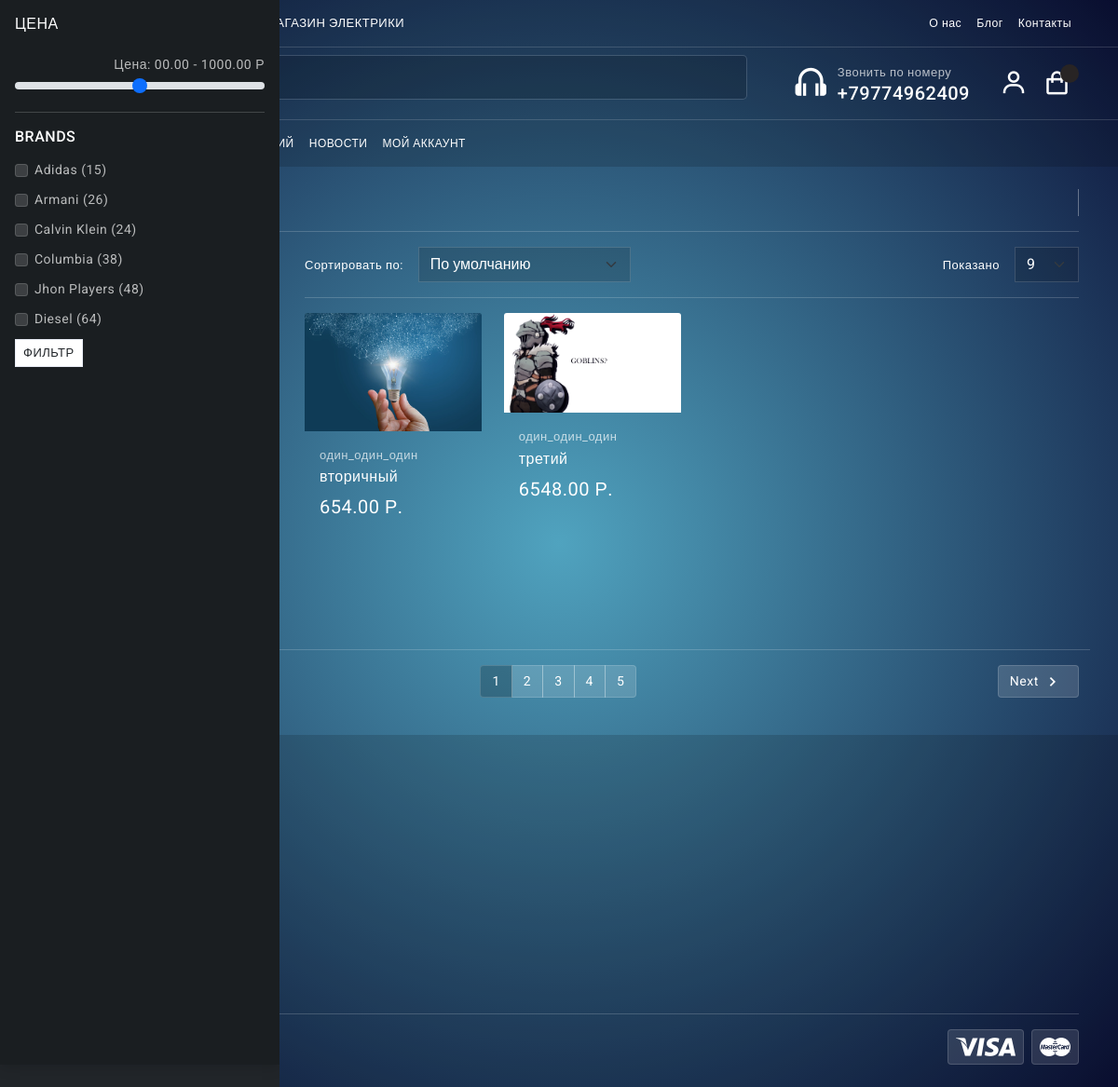
The page /search/?q= on the database its author committed.
### mainapp/models.py (models this page shows, shortened)
class Product(models.Model):
	category = models.ForeignKey(Category, verbose_name='Категория', on_delete=models.CASCADE)
	title = models.CharField(max_length=255, verbose_name="наименование")
	identifications = models.PositiveIntegerField(default=1, verbose_name='индификатор', blank=True)
	slug = models.SlugField(unique=True)
	image = models.ImageField(verbose_name='Изображение')
	description = models.TextField(verbose_name='описание', null=True)
	price = models.DecimalField(max_digits=9, decimal_places=2, verbose_name='Цена')
	count_view = models.PositiveIntegerField(default=0, verbose_name='Количество')
	characteristiks = models.TextField(verbose_name='описание', null=True)
	date_created = models.DateTimeField(auto_now_add = True)
	property1 = models.CharField(max_length=255, verbose_name="свойство_№1", blank=True)
	property2 = models.CharField(max_length=255, verbose_name="свойство_№2", blank=True)
	property3 = models.CharField(max_length=255, verbose_name="свойство_№3", blank=True)
	property4 = models.CharField(max_length=255, verbose_name="свойство_№4", blank=True)
	property5 = models.CharField(max_length=255, verbose_name="свойство_№5", blank=True)
	property6 = models.CharField(max_length=255, verbose_name="свойство_№6", blank=True)
	property7 = models.CharField(max_length=255, verbose_name="свойство_№7", blank=True)
	property8 = models.CharField(max_length=255, verbose_name="свойство_№8", blank=True)
	property9 = models.CharField(max_length=255, verbose_name="свойство_№9", blank=True)
	property10 = models.CharField(max_length=255, verbose_name="свойство_№10", blank=True)
	def get_absolute_url(self):
		return reverse('mainapp:product_detail', args=[self.id, self.slug])
	class Meta:
		verbose_name = 'Продукт'
		verbose_name_plural = 'Продукты'

class Category(MPTTModel):
	name = models.CharField(max_length=255, verbose_name="имя категории")
	slug = models.SlugField(unique=True)
	parent = TreeForeignKey('self', on_delete=models.CASCADE, null=True, blank=True, related_name='children')
	class MPTTMeta:
		order_insertion_by = ['name']
	def __str__(self):
		return self.name
	class Meta:
		verbose_name = 'Категорию'
		verbose_name_plural = 'категории'

### mainapp/views.py (the view)
# urls.py: path('search/', SearchView.as_view(), name='search'),
class SearchView(View):
    model = Product
    def get(self, request, *args, **kwargs):
        query = self.request.GET.get('q')
        products = Product.objects.filter(Q(title__icontains=query) | Q(category__name__icontains=query))
        categories = Category.objects.all()
        context = {
            'categories': categories,
            'products' : products
        }
        return render(request, 'mainapp/search.html', context)

### mainapp/templates/mainapp/search.html (shortened to what this page needs)
{% extends 'mainapp/index.html' %}
{% block content %}
<section class="py-4">
					<div class="container">
						<h3 class="breadcrumb-title pe-3">Результат</h3>
						<hr>
						<div class="row">
							<div class="col-12 col-xl-3">
								<div class="filter-sidebar d-none d-xl-flex">
									<div class="card rounded-0 w-100">
										<div class="card-body">
											<div class="price-range">
												<h6 class="text-uppercase mb-3">Цена</h6>
												<div class="d-flex align-items-center">
													<div class="ms-auto">
														<p class="mb-0">Цена: 00.00 - 1000.00 Р</p>
													</div>
												</div>
												<input type="range" class="form-range" id="customRange1">
											</div>
											<hr>
											<div class="product-brands">
												<h6 class="text-uppercase mb-3">Brands</h6>
												<ul class="list-unstyled mb-0 categories-list">
													<li>
														<div class="form-check">
															<input class="form-check-input" type="checkbox" value="" id="Adidas">
															<label class="form-check-label" for="Adidas">Adidas (15)</label>
														</div>
													</li>
													<li>
														<div class="form-check">
															<input class="form-check-input" type="checkbox" value="" id="Armani">
															<label class="form-check-label" for="Armani">Armani (26)</label>
														</div>
													</li>
													<li>
														<div class="form-check">
															<input class="form-check-input" type="checkbox" value="" id="CalvinKlein">
															<label class="form-check-label" for="CalvinKlein">Calvin Klein (24)</label>
														</div>
													</li>
													<li>
														<div class="form-check">
															<input class="form-check-input" type="checkbox" value="" id="Columbia">
															<label class="form-check-label" for="Columbia">Columbia (38)</label>
														</div>
													</li>
													<li>
														<div class="form-check">
															<input class="form-check-input" type="checkbox" value="" id="JhonPlayers">
															<label class="form-check-label" for="JhonPlayers">Jhon Players (48)</label>
														</div>
													</li>
													<li>
														<div class="form-check">
															<input class="form-check-input" type="checkbox" value="" id="Diesel">
															<label class="form-check-label" for="Diesel">Diesel (64)</label>
														</div>
													</li>
												</ul>
											</div>
											<button type="button" class="btn btn-white btn-sm text-uppercase rounded-0 font-13 fw-500">фильтр</button>
										</div>
									</div>
								</div>
							</div>
							<div class="col-12 col-xl-9">
								<div class="product-wrapper">
									<div class="toolbox d-flex align-items-center mb-3 gap-2">
										<div class="d-flex flex-wrap flex-grow-1 gap-1">
											<div class="d-flex align-items-center flex-nowrap">
												<p class="mb-0 font-13 text-nowrap text-white">Сортировать по:</p>
												<select class="form-select ms-3 rounded-0">
													<option value="menu_order" selected="selected">По умолчанию</option>
												</select>
											</div>
										</div>
										<div class="d-flex flex-wrap">
											<div class="d-flex align-items-center flex-nowrap">
												<p class="mb-0 font-13 text-nowrap text-white">Показано</p>
												<select class="form-select ms-3 rounded-0">
													<option>9</option>
												</select>
											</div>
										</div>
									</div>
								</div>
								<hr/>
								<div class="product-grid">
									<div class="row row-cols-1 row-cols-md-2 row-cols-lg-3 row-cols-xl-4">
										{% for product in products %}
										<div class="col">
											<div class="card rounded-0 product-card">
												<a href="{{ product.get_absolute_url }}">
													<img src="{{product.image.url}}" class="card-img-top img-fluid" alt="...">
												</a>
												<div class="card-body">
													<div class="product-info">
														<a href="javascript:;">
															<p class="product-catergory font-13 mb-1">{{product.category}}</p>
														</a>
														<a href="{{ product.get_absolute_url }}">
															<h6 class="product-name mb-2">{{product.title}}</h6>
														</a>
														<div class="d-flex align-items-center">
															<div class="mb-1 product-price">
																<span class="text-white fs-5">{{product.price}} Р.</span>
															</div>
														</div>
													</div>
												</div>
											</div>
										</div>
										{% endfor %}
									</div>
								</div>
					</div>
									<hr>
									<nav class="d-flex justify-content-between" aria-label="Page navigation">
										<ul class="pagination">
											<li class="page-item"><a class="page-link" href="javascript:;"> Prev</a>
											</li>
										</ul>
										<ul class="pagination">
											<li class="page-item active d-none d-sm-block" aria-current="page"><span class="page-link">1<span class="visually-hidden">(current)</span></span>
											</li>
											<li class="page-item d-none d-sm-block"><a class="page-link" href="javascript:;">2</a>
											</li>
											<li class="page-item d-none d-sm-block"><a class="page-link" href="javascript:;">3</a>
											</li>
											<li class="page-item d-none d-sm-block"><a class="page-link" href="javascript:;">4</a>
											</li>
											<li class="page-item d-none d-sm-block"><a class="page-link" href="javascript:;">5</a>
											</li>
										</ul>
										<ul class="pagination">
											<li class="page-item"><a class="page-link" href="javascript:;" aria-label="Next">Next <i class='bx bx-chevron-right'></i></a>
											</li>
										</ul>
									</nav>
								</div>
							</div>
						</div>
{% endblock content %}

### static/mainapp/css/app.css (style rules this page uses)
body { background-image: radial-gradient(circle, rgba(80,163,191,1)0%, rgba(11,16,55,1)100%); font-size: 14px; letter-spacing: .5px; font-family: Roboto, sans-serif; }
input::placeholder { color: #fff!important; opacity: .3!important }
a { text-decoration: none }
.product-grid .card.product-card { background-color: rgb(0 0 0 / 0%); box-shadow: none; border-radius: 0%; -webkit-transition: all .2s; -o-transition: all .2s; transition: all .2s }
@media (min-width: 992px) { .product-grid .card.product-card { margin-bottom: 0; } }
.product-compare, .product-catergory { color: rgba(255, 255, 255, 0.70) }
ul.categories-list li { font-size: 14px; margin-bottom: 8px; }
.page-link>i { vertical-align: middle; font-size: 1.3rem; margin-top: -1em; margin-bottom: -1em; margin-right: 5px; }
@media screen and (max-width: 1200px) { .filter-sidebar { width: 300px; height: 100%; position: fixed; left: 0; top: 0; overflow-y: scroll; background-color: #212529; z-index: 5; } }
.breadcrumb-title { font-size: 24px; border-right: 1.5px solid rgb(255 255 255 / 34%); color: #fff; }
.font-13 { font-size: 13px }
.fw-500 { font-weight: 500 }
.btn-white { background-color: #fff; border-color: #e7eaf3 }

### rows shown on the page
Product: image (picture), category "один_один_один", title "вторичный", price "654.00"
Product: image (picture), category "один_один_один", title "третий", price "6548.00"
